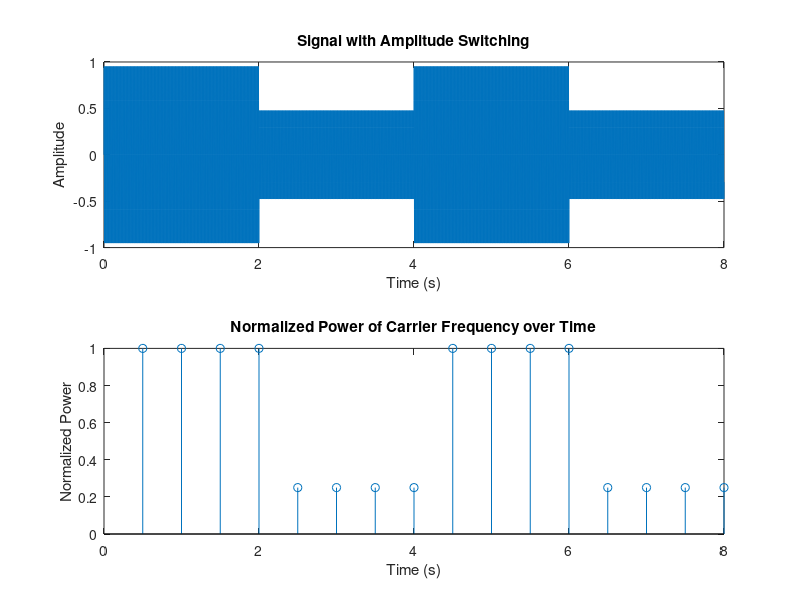

Source code (MATLAB):
clear;
close all;
clc;



% Parameters
fs = 1000;            % Sampling frequency
f = 100;              % Carrier frequency
total_duration = 8;   % Total duration of the signal in seconds
N = fs * total_duration;  % Total number of samples
t = (0:N-1)/fs;       % Time vector

% Create a signal with amplitude switching every second
signal = [sin(2*pi*f*t(1:N/4)), 0.5*sin(2*pi*f*t(N/4+1:N/2)), ...
          sin(2*pi*f*t(N/2+1:3*N/4)), 0.5*sin(2*pi*f*t(3*N/4+1:end))];

% Parameters for Goertzel algorithm
segment_duration = 0.5;   % Duration of each segment in seconds
segment_size = fs * segment_duration; % Segment size in samples
num_segments = total_duration / segment_duration; % Number of segments

% Initialize Goertzel algorithm parameters
k = round(f*segment_duration);  % Frequency bin for the segment
omega = 2 * pi * k / segment_size;
coeff = 2 * cos(omega);

% Initialize array to store power of the carrier frequency
power = zeros(1, num_segments);

% Loop through each segment and apply Goertzel algorithm
for seg = 1:num_segments
    s_prev = 0;
    s_prev2 = 0;
    start_idx = (seg-1)*segment_size + 1;
    end_idx = seg*segment_size;
    for j = start_idx:end_idx
        s = signal(j) + coeff * s_prev - s_prev2;
        s_prev2 = s_prev;
        s_prev = s;
    end
    % Calculate power
    power(seg) = s_prev2^2 + s_prev^2 - coeff * s_prev * s_prev2;
end

% Normalize power to see the variations clearly
normalized_power = power / max(power);

% Plot the results
figure;
subplot(2,1,1);
plot(t, signal);
title('Signal with Amplitude Switching');
xlabel('Time (s)');
ylabel('Amplitude');

subplot(2,1,2);
stem((1:num_segments)*segment_duration, normalized_power);
title('Normalized Power of Carrier Frequency over Time');
xlabel('Time (s)');
ylabel('Normalized Power');
